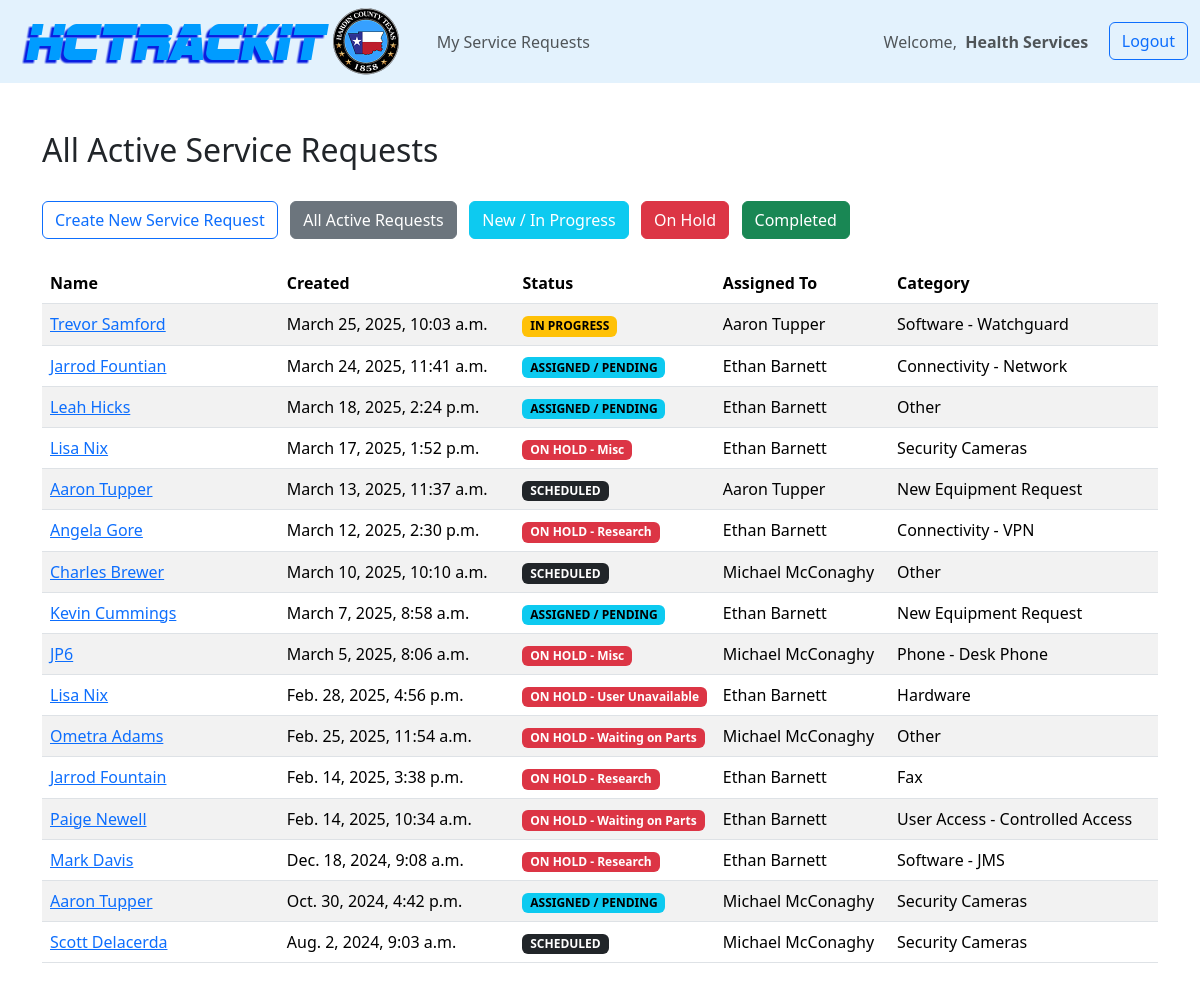
The page /tickets/ (signed in) on the database its author committed.
### tickets/models.py (models this page shows, shortened)
class Ticket(models.Model):
    DEPT_CHOICES = (
                        ("", ""),
                        ("356th District Court", "356th District Court"),
                        ("88th Disctric Court", "88th District Court"),
                        ("Agrilife Extension", "Agrilife Extension"),
                        ("Adult Probation", "Adult Probation"),
                        ("Auditor", "Auditor"),
                        ("Corrections", "Corrections"),
                        ("County Attorney", "County Attorney"),
                        ("County Clerk", "County Clerk"),
                        ("County Commissioner Precinct 1", "County Commissioner Precinct 1"),
                        ("County Commissioner Precinct 2", "County Commissioner Precinct 2"),
                        ("County Commissioner Precinct 3", "County Commissioner Precinct 3"),
                        ("County Commissioner Precinct 4", "County Commissioner Precinct 4"),
                        ("County Judge", "County Judge"),
                        ("Crime Victims Assistance", "Crime Victims Assistance"),
                        ("District Attorney", "District Attorney"),
                        ("District Clerk", "District Clerk"),
                        ("Elections", "Elections"),
                        ("Emergency Management", "Emergency Management"),
                        ("Flood Plain Administration", "Flood Plain Administration"),
                        ("Health Services", "Health Services"),
                        ("Human Resources", "Human Resources"),
                        ("Justice of the Peace Precinct 1", "Justice of the Peace Precinct 1"),
                        ("Justice of the Peace Precinct 2", "Justice of the Peace Precinct 2"),
                        ("Justice of the Peace Precinct 3", "Justice of the Peace Precinct 3"),
                        ("Justice of the Peace Precinct 4", "Justice of the Peace Precinct 4"),
                        ("Justice of the Peace Precinct 5", "Justice of the Peace Precinct 5"),
                        ("Justice of the Peace Precinct 6", "Justice of the Peace Precinct 6"),
                        ("Juvenile Probation", "Juvenile Probation"),
                        ("Maintenance", "Maintenance"),
                        ("Purchasing", "Purchasing"),
                        ("Sheriff's Office", "Sheriff's Office"),
                        ("Tax-Assessor Collector", "Tax-Assessor Collector"),
                        ("Technology", "Technology"),
                        ("Treasurer", "Treasurer"),
                        ("Veterans Services", "Veterans Services"),
    )
    CATEGORY_CHOICES = (
                        ("", ""),
                        ("Audio/Visual Equipment", "Audio/Visual Equipment"),
                        ("Copier", "Copier"),
                        ("Fax", "Fax"),
                        ("Hardware", "Hardware"),
                        ("Move Equipment Request", "Move Equipment Request"),
                        ("New Equipment Request", "New Equipment Request"),
                        ("Other", "Other"),
                        ("Printer", "Printer"),
                        ("Radios", "Radios"),
                        ("Security Cameras", "Security Cameras"),
                        ("Scanner", "Scanner"),
                        ("", ""),
                        ("Connectivity - Network", "Connectivity - Network"),
                        ("Connectivity - Sonic Wall", "Connectivity - Sonic Wall"),
                        ("Connectivity - VPN", "Connectivity - VPN"),
                        ("", ""),
                        ("Cyber Security - Suspicious Email", "Cyber Security - Suspicious Email"),
                        ("Cyber Security - Virus", "Cyber Security - Virus"),
                        ("", ""),
                        ("Phone - Desk Phone", "Desk Phone"),
                        ("Phone - Mobile Phone", "Mobile Phone"),
                        ("", ""),
                        ("Software - CAD", "Software - CAD"),
                        ("Software - DW Spectrum", "Software - DW Spectrum"),
                        ("Software - EDOC", "Software - EDOC"),
                        ("Software - Email", "Software - Email"),
                        ("Software - Internet Browser", "Software - Internet Browser"),
                        ("Software - JMS", "Software - JMS"),
                        ("Software - LGS", "Software - LGS"),
                        ("Software - MDIS", "Software - MDIS"),
                        ("Software - NetData", "Software - NetData"),
                        ("Software - Office", "Software - Office"),
                        ("Software - RMS", "Software - RMS"),
                        ("Software - Watchguard", "Software - Watchguard"),
                        ("Software - Other", "Software - Other"),
                        ("", ""),
                        ("User Access - Controlled Access", "User Access - Controlled Access"),
                        ("User Access - Create New User", "User Access - Create New User"),
                        ("User Access - Network Access", "User Access - Network Access"),
                        ("User Access - Remove User", "User Access - Remove User"),
    )
    created_by = models.ForeignKey(User, default=None, blank=True, on_delete=models.CASCADE)
    status = models.CharField(max_length=50, default="NEW")
    assignedto = models.CharField(max_length=50, default="Unassigned")
    created_at = models.DateTimeField(auto_now_add=True)
    last_updated = models.DateTimeField(auto_now=True)
    completed_at = models.DateTimeField(auto_now=True)
    name = models.CharField(max_length=100)
    email = models.CharField(max_length=100)
    phone = models.CharField(max_length=15)
    department = models.CharField(max_length=200, choices=DEPT_CHOICES)
    category = models.CharField(max_length=200, choices=CATEGORY_CHOICES)
    description = models.TextField(max_length=3000)
    ongoing_notes = models.TextField(max_length=3000, blank=True)
    completed_notes = models.TextField(max_length=3000, blank=True)

### tickets/views.py (the view)
# urls.py: path('', views.ticketsHome, name='tickets_home'),
@login_required(login_url='login')
def ticketsHome(request):
    tickets = Ticket.objects.all().order_by('-created_at')
    tickets = tickets.filter(Q(status='NEW')
                             | Q(status='ASSIGNED / PENDING')
                             | Q(status='SCHEDULED')
                             | Q(status='IN PROGRESS')
                             | Q(status='ON HOLD - Waitin on Parts')
                             | Q(status='ON HOLD - Waiting on Parts')
                             | Q(status='ON HOLD - User Unavailable')
                             | Q(status='ON HOLD - Research')
                             | Q(status='ON HOLD - Misc')
                             )
    if request.method == 'POST':
        username = request.POST['username']
        password = request.POST['password']
        user = authenticate(request, username=username, password=password)
        if user is not None:
            login(request, user)
            return redirect('tickets_home')
        else:
            messages.warning(request, "There was a problem logging in.  Please try again.")
            return redirect('login')
    else:
        return render (request, 'tickets_home.html', {'tickets':tickets})

### tickets/templates/tickets_home.html (shortened to what this page needs)
{% extends "main.html" %}
{% load static %}
{% block content %}
<div class="container">
    <table id="example" class="table table-striped" style="width:100%">
    <br>
    <br>
        <h2>All Active Service Requests</h2>
        <br>
        <a href="{% url 'tickets_createnew' %}" class="btn btn-outline-primary">Create New Service Request</a>&nbsp;&nbsp;
        <a href="{% url 'tickets_home' %}" class="btn btn btn-secondary">All Active Requests</a>&nbsp;&nbsp;
        <a href="{% url 'tickets_current' %}" class="btn btn btn-info" style="color: white">New / In Progress</a>&nbsp;&nbsp;
        <a href="{% url 'tickets_onhold' %}" class="btn btn btn-danger">On Hold</a>&nbsp;&nbsp;
        <a href="{% url 'tickets_completed' %}" class="btn btn btn-success">Completed</a>&nbsp;&nbsp;
        <br>
        <br>
        <thead>
            <tr>
                <th class="not_mapped_style" style="width: 22%; text-align:left">Name</th>
                <th class="not_mapped_style" style="width: 22%; text-align:left">Created</th>
                <th class="not_mapped_style" style="width: 15%; text-align:left">Status</th>
                <th class="not_mapped_style" style="width: 16%; text-align:left">Assigned To</th>
                <th class="not_mapped_style" style="width: 25%; text-align:left">Category</th>
            </tr>
        </thead>
        <tbody>
            {% for ticket in tickets %}
            <tr>
                <td style="text-align:left"><a href="{% url 'tickets_info' ticket.id %}">{{ ticket.name }}</a></td>
                <td style="text-align:left">{{ ticket.created_at }}</td>
                <td style="text-align:left">
                    {% if ticket.status == "ASSIGNED / PENDING" %}
                        <span class="badge text-bg-info">{{ ticket.status }}</span>
                    {% endif %}
                    {% if ticket.status == "SCHEDULED" %}
                        <span class="badge text-bg-dark">{{ ticket.status }}</span>
                    {% endif %}
                    {% if ticket.status == "IN PROGRESS" %}
                        <span class="badge text-bg-warning">{{ ticket.status }}</span>
                    {% endif %}
                    {% if ticket.status == "ON HOLD - User Unavailable" %}
                        <span class="badge text-bg-danger">{{ ticket.status }}</span>
                    {% endif %}
                    {% if ticket.status == "ON HOLD - Waiting on Parts" %}
                        <span class="badge text-bg-danger">{{ ticket.status }}</span>
                    {% endif %}
                    {% if ticket.status == "ON HOLD - Research" %}
                        <span class="badge text-bg-danger">{{ ticket.status }}</span>
                    {% endif %}
                    {% if ticket.status == "ON HOLD - Misc" %}
                        <span class="badge text-bg-danger">{{ ticket.status }}</span>
                    {% endif %}
                </td>
                <td style="text-align:left">{{ ticket.assignedto }}</td>
                <td style="text-align:left">{{ ticket.category }}</td>
            </tr>
            {% endfor %}
        </tbody>
    </table>
    <br>
    <br>
</div>
{% endblock content %}

### tickets/templates/main.html (shortened to what this page needs)
{% load static %}
<!DOCTYPE html>
<html>
<head>
    <link href="https://cdn.jsdelivr.net/npm/bootstrap@5.3.3/dist/css/bootstrap.min.css" rel="stylesheet">
    <link rel="stylesheet" type="text/css" href="{% static '/css/main.css' %}">
    <link href="http://cdnjs.cloudflare.com/ajax/libs/twitter-bootstrap/5.3.0/css/bootstrap.min.css" rel="stylesheet">
    <link href="https://cdn.datatables.net/2.0.8/css/dataTables.bootstrap5.css" rel="stylesheet">
    <link href="https://cdn.jsdelivr.net/npm/bootstrap@5.3.3/dist/css/bootstrap.min.css" rel="stylesheet">
</head>
<body>
        {% include "navbar.html" %}
        <div class="container-fluid">
        {% block content %}
        {% endblock content %}
        </div>
</body>
</html>

### tickets/templates/navbar.html
{% load static %}
<nav class="navbar navbar-expand-sm" style="background-color: #e3f2fd;">
  <img src="{% static 'images/logo.png' %}">&nbsp;&nbsp;&nbsp;&nbsp;
  <div class="container-fluid">
    <div class="navbar-collapse" id="navbarSupportedContent">
      <ul class="navbar-nav ml-auto mb-2 mb-lg-0">
        {% if request.user.is_staff %}
          <li class="nav-item">
            <a class="nav-link" href="{% url 'tickets_home' %}">Service Requests</a>
          </li>
          <li>
            <a class="nav-link">|</a>
          </li>
          <li class="nav-item">
            <a class="nav-link" href="{% url 'projects_home' %}">Project Tracker</a>
          </li>
          <li>
            <a class="nav-link">|</a>
          </li>
          <li class="nav-item">
            <a class="nav-link" href="{% url 'knowledgebase_home' %}">Knowledge Base</a>
          </li>
          <li>
            <a class="nav-link">|</a>
          </li>
          <li class="nav-item dropdown">
            <a class="nav-link dropdown-toggle" href="#" role="button" data-bs-toggle="dropdown" aria-expanded="false">
              Tech Links
            </a>
            <ul class="dropdown-menu">
              <li><a class="dropdown-item" href="https://dashboard.techplusit.com" target="_blank">Managed Services</a></li>
              <li><a class="dropdown-item" href="https://34.237.28.226:8443/manage/account/login?redirect=%2Fmanage" target="_blank">Ubiquiti Controller</a></li>
              <li><a class="dropdown-item" href="http://10.0.0.10/" target="_blank">NEC Controller</a></li>
              <li><a class="dropdown-item" href="{% url 'support_directory' %}" target="_blank">Support Contact Directory</a></li>
              <li><a class="dropdown-item" href="{% url 'credentials' %}" target="_blank">HCTrackIT User Credentials</a></li>
              <li><hr class="dropdown-divider"></li>
              <li><a class="dropdown-item" href="https://admin.microsoft.com/#/users" target="_blank">O365 - User Email Accounts</a></li>
              <li><a class="dropdown-item" href="https://admin.exchange.microsoft.com/#/messagetrace" target="_blank">O365 - Email Message Trace</a></li>
              <li><a class="dropdown-item" href="https://entra.microsoft.com/#view/Microsoft_AAD_UsersAndTenants/UserManagementMenuBlade/~/SignIns/menuId/?Microsoft_AAD_IAM_legacyAADRedirect=true" target="_blank">O365 - Sign-in Logs</a></li>
            </ul>
          </li>
          <li>
            <a class="nav-link">|</a>
          </li>
          <li class="nav-item">
            <a class="nav-link" href="#">Reports</a>
          </li>
      </ul>
      <ul class="navbar-nav ms-auto">
          <li class="nav-item">
            <a class="nav-link">Welcome, &nbsp;<strong>{{request.user.first_name}}&nbsp;&nbsp;&nbsp;</strong></a>
          </li>
          <li class="nav-item">
            <a class="btn btn-outline-primary" href="{% url 'logout' %}">Logout</a>
          </li>
      </ul>
      {% else %}
      <li class="nav-item">
        <a class="nav-link" href="#">My Service Requests</a>
      </li>
    </ul>
    <ul class="navbar-nav ms-auto">
        <li class="nav-item">
          <a class="nav-link">Welcome, &nbsp;<strong>{{request.user.first_name}}&nbsp;&nbsp;&nbsp;</strong></a>
        </li>
        <li class="nav-item">
          <a class="btn btn-outline-primary" href="{% url 'logout' %}">Logout</a>
        </li>
    </ul>
      {% endif %}
    </div>
  </div>
</nav>

### rows shown on the page
Ticket: name "Trevor Samford", created_at "March 25, 2025, 10:03 a.m.", status "IN PROGRESS", assignedto "Aaron Tupper", category "Software - Watchguard"
Ticket: name "Jarrod Fountian", created_at "March 24, 2025, 11:41 a.m.", status "ASSIGNED / PENDING", assignedto "Ethan Barnett", category "Connectivity - Network"
Ticket: name "Leah Hicks", created_at "March 18, 2025, 2:24 p.m.", status "ASSIGNED / PENDING", assignedto "Ethan Barnett", category "Other"
Ticket: name "Lisa Nix", created_at "March 17, 2025, 1:52 p.m.", status "ON HOLD - Misc", assignedto "Ethan Barnett", category "Security Cameras"
Ticket: name "Aaron Tupper", created_at "March 13, 2025, 11:37 a.m.", status "SCHEDULED", assignedto "Aaron Tupper", category "New Equipment Request"
Ticket: name "Angela Gore", created_at "March 12, 2025, 2:30 p.m.", status "ON HOLD - Research", assignedto "Ethan Barnett", category "Connectivity - VPN"
Ticket: name "Charles Brewer", created_at "March 10, 2025, 10:10 a.m.", status "SCHEDULED", assignedto "Michael McConaghy", category "Other"
Ticket: name "Kevin Cummings", created_at "March 7, 2025, 8:58 a.m.", status "ASSIGNED / PENDING", assignedto "Ethan Barnett", category "New Equipment Request"
Ticket: name "JP6", created_at "March 5, 2025, 8:06 a.m.", status "ON HOLD - Misc", assignedto "Michael McConaghy", category "Phone - Desk Phone"
Ticket: name "Lisa Nix", created_at "Feb. 28, 2025, 4:56 p.m.", status "ON HOLD - User Unavailable", assignedto "Ethan Barnett", category "Hardware"
Ticket: name "Ometra Adams", created_at "Feb. 25, 2025, 11:54 a.m.", status "ON HOLD - Waiting on Parts", assignedto "Michael McConaghy", category "Other"
Ticket: name "Jarrod Fountain", created_at "Feb. 14, 2025, 3:38 p.m.", status "ON HOLD - Research", assignedto "Ethan Barnett", category "Fax"
Ticket: name "Paige Newell", created_at "Feb. 14, 2025, 10:34 a.m.", status "ON HOLD - Waiting on Parts", assignedto "Ethan Barnett", category "User Access - Controlled Access"
Ticket: name "Mark Davis", created_at "Dec. 18, 2024, 9:08 a.m.", status "ON HOLD - Research", assignedto "Ethan Barnett", category "Software - JMS"
Ticket: name "Aaron Tupper", created_at "Oct. 30, 2024, 4:42 p.m.", status "ASSIGNED / PENDING", assignedto "Michael McConaghy", category "Security Cameras"
Ticket: name "Scott Delacerda", created_at "Aug. 2, 2024, 9:03 a.m.", status "SCHEDULED", assignedto "Michael McConaghy", category "Security Cameras"

### other values the page prints
{{ request.user.first_name }} "Health Services"
